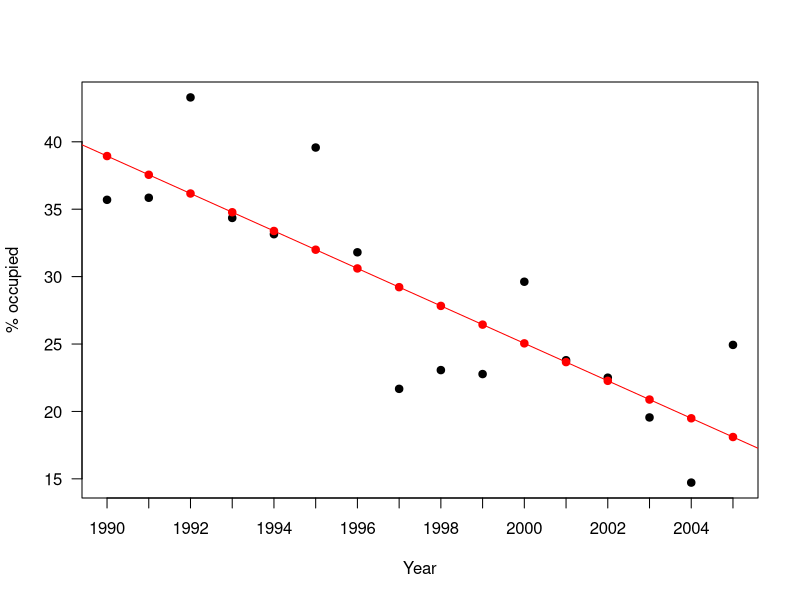
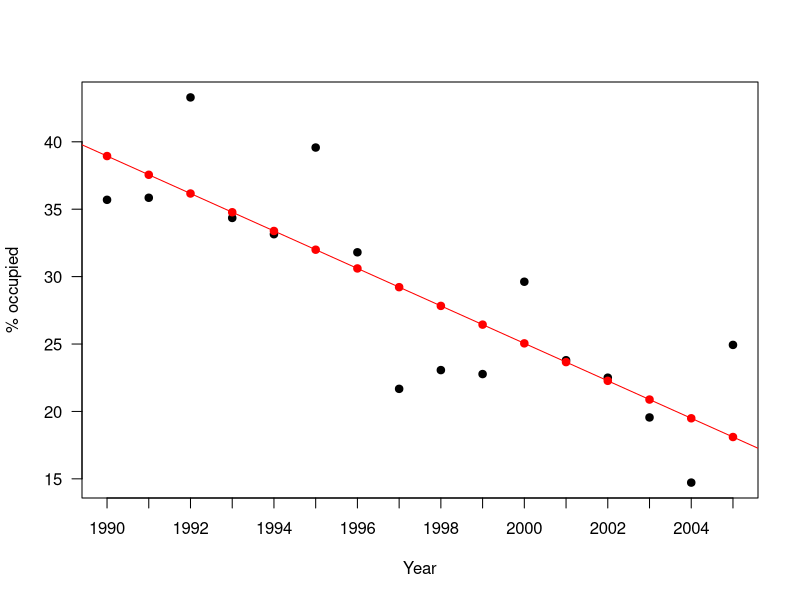
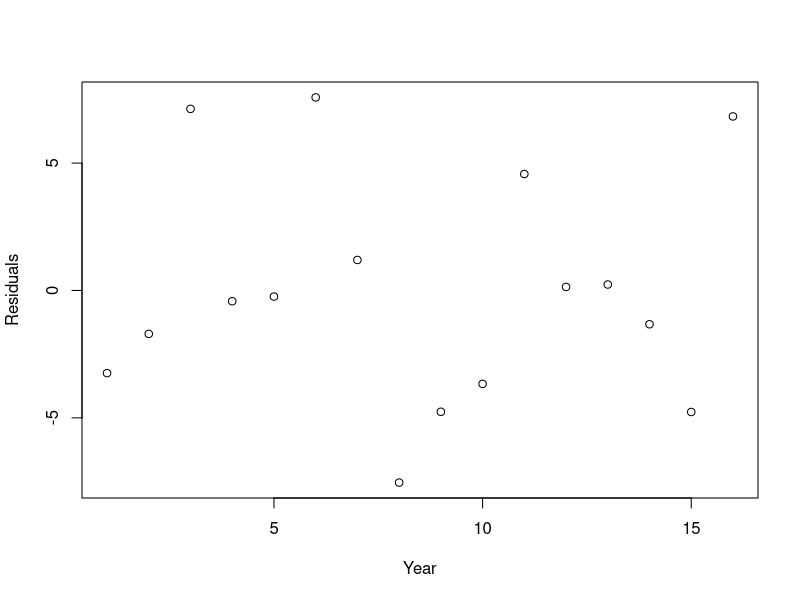

Recreate these plots in R, in order. (Note: a time limit stopped this script after it produced the figures.)
#Generate Kery's wallcreeper data 
set.seed(123)
n <- 16 #number of years
a <- 40 #intercept
b <- -1.5 #slope
sigma2 <- 25 #residual variance 
years <- 1:16  #years
eps <- rnorm(n,mean=0,sd=sqrt(sigma2))
prcnt <- a + b*years + eps
junk <- rnorm(16,3,2) #also generate a junk predictor variable 
KW <- as.data.frame(cbind(prcnt,years,junk)) 

#plot it 
plot(KW$years,KW$prcnt,xlab = "Year",las=1,ylab="% occupied",xaxt='n',pch=19)
years <- c(1990:2005)
axis(side = 1, lab=years,at=c(1:16))

###################################################
#                                                 #  
#         SOLVING FOR BETA-HAT AND Y-HAT          #
#                                                 #
################################################### 

#this is our design matrix 
d.mat <- cbind(rep(1,1),KW$years)

#solve for b-hat the hard way 
#note that this is not ideal way to solve this
#can turn out poorly with messier data
(inv.xtx <- solve(t(d.mat)%*%d.mat))
(beta.hat <- inv.xtx%*%t(d.mat)%*%KW$prcnt)
(y.hat <- d.mat%*%beta.hat)

#and let's just get the hat matrix 
#hat matrix is n*n dimensional 
hat.matrix <- d.mat%*%inv.xtx%*%t(d.mat)
#we can also use our hat matrix to get y.hat (and some other stuff later)
(y.hat <- hat.matrix%*%KW$prcnt)

#plot the regression line and y.hat
abline(a = beta.hat[1], b = beta.hat[2],col="red")
points(y.hat,col="red",pch=19)

#we can also do this the easy way
(summary(mod <- lm(prcnt ~ years,data = KW)))

#and plot it again - it will be the same 
plot(KW$years,KW$prcnt,xlab = "Year",las=1,ylab="% occupied",xaxt='n',pch=19)
years <- c(1990:2005)
axis(side = 1, lab=years,at=c(1:16))
abline(mod,col="red")
points(y.hat,col="red",pch=19)

#and a third way to solve this   
#this is useful to know later when you want to customize a DM
(summary(mod.v2 <- lm(KW$prcnt ~ -1 + d.mat)))

#What are the residuals? 
(resid <- KW$prcnt-y.hat)  
#or 
(resid <- KW$prcnt-predict(mod,type="response"))
#or 
resid <- residuals(mod)

#plot the residuals - are there any patterns?  
plot(x = KW$years, y = resid,xlab ="Year", ylab = "Residuals")

###################################################
#                                                 #  
#                 TESTS                           #
#                                                 #
################################################### 

#get Total, Residual, and Model SS
(TotSS <- t(KW$prcnt - mean(KW$prcnt))%*%(KW$prcnt-mean(KW$prcnt)) )
(ResSS <- t(KW$prcnt-y.hat) %*% (KW$prcnt-y.hat))
#note that we can also get ResSS with our hat matrix 
#and note that diag(16) is a 16*16 identity matrix
(ResSS <- t(KW$prcnt)%*%(diag(16) - hat.matrix) %*% KW$prcnt)
(ModSS <- TotSS - ResSS)

#Mean SS
(M.ModSS <- ModSS/1) #df = ncol(X)-1 
(M.ResSS <- ResSS/14) #df = df(total)-df(model)
(M.TotSS <- TotSS/15) #df = n-1 

#and finally our F statistic and associated p-value
(f.stat <- (TotSS-ResSS)/(15-14)/(ResSS/14) )
pf(f.stat,15-14,14,lower.tail = F)

#Here's an example to demonstrate that RSS will always decline with increasing model complexity
#even if not by much 
mod <- lm(prcnt ~ years, data = KW)
(RSS.mod <- anova(mod)$'Sum Sq' [2])

#this is a "junk" model  because I added a random variable to it
mod.junk <- lm(prcnt ~ years + junk, data = KW)  
(RSS.junk.mod <- anova(mod.junk)$'Sum Sq' [3]) 

#the RSS decreases by about 7.5% in this realization 
(RSS.mod - RSS.junk.mod)/RSS.mod

#how do we get the sampling (residual) standard error from the RSS? 
# we an also see this by looking at summary(mod)
(sigma <- sqrt( anova(mod)$'Sum Sq'[2]/(n-2) ) )

#F-test 
#here we are testing against TotSS (i.e., testing all predictors)
#the F is always positively valued
#this is for model (mod)
( F.stat <- ( (TotSS - ResSS)/(2-1) )/ ( ResSS / (16-2)) )
pf(F.stat,2-1,16-2,lower.tail = F)
#this is the same as we get from summary(mod)
summary(mod)

#here we are testing just one predictor 
anova(mod,mod.junk) #null hypothesis is that beta(junk) = 0 | b0, b1 in model 
#note that this is equivalent to p we would get from t-test 
summary(mod.junk)

#Here is a model with just the mean (intercept)
mod.mean <- lm(prcnt ~ 1, data = KW) 

#so we can test a pair of predictors  
#the p-value tells us to retain the pair of predictors
#though one of them is "junk" 
#because the other one is useful 
anova(mod.junk,mod.mean)

#and we can test a model subspace, such as H0: b(x1) = b(x2)
mod.equal <- lm(prcnt ~ I(years + junk), data = KW)  
anova(mod.equal,mod.junk)


###################################################
#                                                 #  
#                 PERMUTATION TESTS               #
#                                                 #
################################################### 

#we can test the entire model, i.e., H0: b1 = b2 = 0
nreps <- 100000
fstats <- numeric(nreps)
for(i in 1:nreps){
  lmods <- lm(sample(prcnt) ~ years + junk, data = KW)
  # lmods <- update(mod.junk, sample(prcnt) ~ .) #this is equivalent
  fstats[i] <- summary(lmods)$fstat[1]
}
mean(fstats > summary(mod.junk)$fstat[1])

#we can test one predictor, e.g., H0: b2 = 0 | b1 in model
nreps <- 100000
tstats <- numeric(nreps)
for(i in 1:nreps){
  lmods <- lm(prcnt ~ years + sample(junk), data = KW)
  tstats[i] <- summary(lmods)$coefficients[3,3]
}
mean(abs(tstats) > abs(summary(mod.junk)$coefficients[3,3]) ) 


###################################################
#                                                 #  
#         CONFIDENCE INTERVALS on Beta            #
#                                                 #
################################################### 

summary(mod.junk)

( crit.t <- qt(0.975,16-3) )
summary(mod.junk)$coefficients [,1] - summary(mod.junk)$coefficients[,2] * crit.t
summary(mod.junk)$coefficients [,1] + summary(mod.junk)$coefficients[,2] * crit.t

#or, for a shortcut 
confint(mod.junk)

#relationship to t-value 
( p.value <- summary( mod.junk)$coefficients[3,4] )
confint(mod.junk, level = 1-p.value)[3,]

#Bootstrap CIs
nb <- 1000
coefmat <- matrix(NA,nb,3)
resids <- residuals (mod.junk)
#Note the following is equivalent to below: preds <- model.matrix(mod.junk)%*%coef(mod.junk)
preds <- fitted (mod.junk)  
for(i in 1:nb){
  boot <- preds + sample(resids, rep = T)
  bmod <- update(mod.junk, boot ~ .)
  coefmat [i, ] <- coef(bmod)
}
colnames(coefmat) <- c("Intercept","Years","Junk")
coefmat <- data.frame(coefmat)
apply(coefmat,2,function(x) quantile(x,probs = c(0.025,0.975)))
#above should look very similar to confint(mod.junk)

###################################################
#                                                 #  
#         CONFIDENCE INTERVALS on y-hat           #
#                                                 #
################################################### 

#CI
summary( mod.junk <- lm(prcnt ~ years, data = KW) )

x <- model.matrix(mod)
# get the median year
(x0 <- apply(x,2,median)) 
#what is the expected number of species in the median year? 
(y0 <- sum(x0*coef(mod)))

#we can also use this command
predict(mod,new = data.frame (t(x0)))

#this command to get a prediction interval
predict(mod, new = data.frame (t(x0)), interval = "prediction") 
#to get this from the equation
tcrit <- qt(0.975, df = (16-2))
sigma <- summary(mod)$sigma
y0 - tcrit*sigma*sqrt(1 + t(x0) %*% inv.xtx %*% x0)
y0 + tcrit*sigma*sqrt(1 + t(x0) %*% inv.xtx %*% x0)

#this command to get a confidence interval on the prediction 
predict(mod, new = data.frame (t(x0)), interval = "confidence")
#and from equation
y0 - tcrit*sigma*sqrt(t(x0) %*% inv.xtx %*% x0)
y0 + tcrit*sigma*sqrt(t(x0) %*% inv.xtx %*% x0)

###################################################
#                                                 #  
#         What is the SE on beta-hat?             #
#                                                 #
################################################### 

#generate 1000 realizations of a data set
reps <- 1000
store <- matrix(NA,nrow=2,ncol=reps)
rownames(store) <- c("beta","se.beta")
for(i in 1:reps){
n <- 16 #number of years
a <- 40 #intercept
b <- -1.5 #slope
sigma2 <- 25 #residual variance 
years <- 1:16  #years
eps <- rnorm(n,mean=0,sd=sqrt(sigma2))
prcnt <- a + b*years + eps
KW <- as.data.frame(cbind(prcnt,years))
#fit a model and store the estimate and the se of the coefficient 
mod <- lm(prcnt ~ years, KW)
store[1,i] <- summary(mod)$coefficients[2,1]
store[2,i] <- summary(mod)$coefficients[2,2]
} 
#the standard deviation of the estimate is the mean estimate of the standard error
#the standard error is a measure of how variable the beta-hat would be from multiple realizations of the dataset
sd(store[1,])
mean(store[2,])
